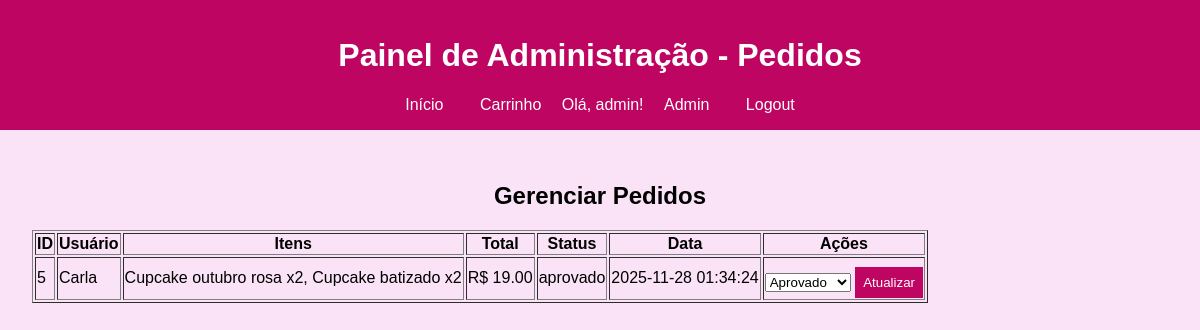
/admin.php (signed in), run on the app's committed database.
### tables this page shows
CREATE TABLE `orders` (
  `id` int(11) NOT NULL,
  `user_id` int(11) NOT NULL,
  `items` text NOT NULL,
  `total` decimal(10,2) NOT NULL,
  `status` varchar(20) DEFAULT 'pendente',
  `created_at` timestamp NOT NULL DEFAULT current_timestamp()
);

CREATE TABLE `users` (
  `id` int(11) NOT NULL,
  `username` varchar(50) NOT NULL,
  `password` varchar(255) NOT NULL,
  `created_at` timestamp NOT NULL DEFAULT current_timestamp(),
  `role` varchar(10) DEFAULT 'user'
);

### admin.php (the view, shortened to what this page needs)
<?php
$conn = new mysqli('localhost', 'root', '', 'cupcake_db');
$result = $conn->query("SELECT o.id, u.username, o.items, o.total, o.status, o.created_at FROM orders o JOIN users u ON o.user_id = u.id ORDER BY o.created_at DESC");
?>
<!DOCTYPE html>
<html lang="pt-BR">
<head>
    <link rel="stylesheet" href="./css/styles.css">
</head>
<body>
    <header>
        <h1>Painel de Administração - Pedidos</h1>
        <nav>
            <a href="index.php">Início</a>
            <?php if (isset($_SESSION['username'])): ?>
                <a href="cart.php">Carrinho</a>
                <span>Olá, <?php echo $_SESSION['username']; ?>!</span>
                <?php
                $role_result = $conn->query("SELECT role FROM users WHERE username='{$_SESSION['username']}'");
                $role = $role_result->fetch_assoc()['role'];
                if ($role == 'admin'): ?>
                    <a href="admin.php">Admin</a>
                <?php endif; ?>
                <a href="logout.php">Logout</a>
            <?php endif; ?>
            </nav>
    </header>
    <main>
        <h2>Gerenciar Pedidos</h2>
        <table border="1">
            <tr>
                <th>ID</th>
                <th>Usuário</th>
                <th>Itens</th>
                <th>Total</th>
                <th>Status</th>
                <th>Data</th>
                <th>Ações</th>
            </tr>
            <?php while ($row = $result->fetch_assoc()): ?>
                <tr>
                    <td><?php echo $row['id']; ?></td>
                    <td><?php echo $row['username']; ?></td>
                    <td><?php echo $row['items']; ?></td>
                    <td>R$ <?php echo number_format($row['total'], 2); ?></td>
                    <td><?php echo $row['status']; ?></td>
                    <td><?php echo $row['created_at']; ?></td>
                    <td>
                        <form method="POST" style="display:inline;">
                            <select name="status">
                                <option value="aprovado" <?php if ($row['status'] == 'aprovado') echo 'selected'; ?>>Aprovado</option>
                            </select>
                            <button type="submit">Atualizar</button>
                        </form>
                    </td>
                </tr>
            <?php endwhile; ?>
        </table>
    </main>
</body>
</html>

### css/styles.css (style rules this page uses)
body { font-family: Arial, sans-serif; margin: 0; padding: 0; background-color: #fae3f7; }
header { background-color: #be0562ff; color: white; padding: 1rem; text-align: center; }
nav a { margin: 0 1rem; color: white; text-decoration: none; }
main { padding: 2rem; }
main h2 { text-align: center; }
button { background-color: #be0562ff; color: white; border: none; padding: 0.5rem; cursor: pointer; margin-top: 0.5rem; }
form { max-width: 300px; margin: 0 auto; }

### data on the page
orders: id "5", user.username "Carla", items "Cupcake outubro rosa x2, Cupcake batizado x2", total "19.00", status "aprovado", created_at "2025-11-28 01:34:24", status "Aprovado"

### other printed values
$_SESSION['username'] "admin"
